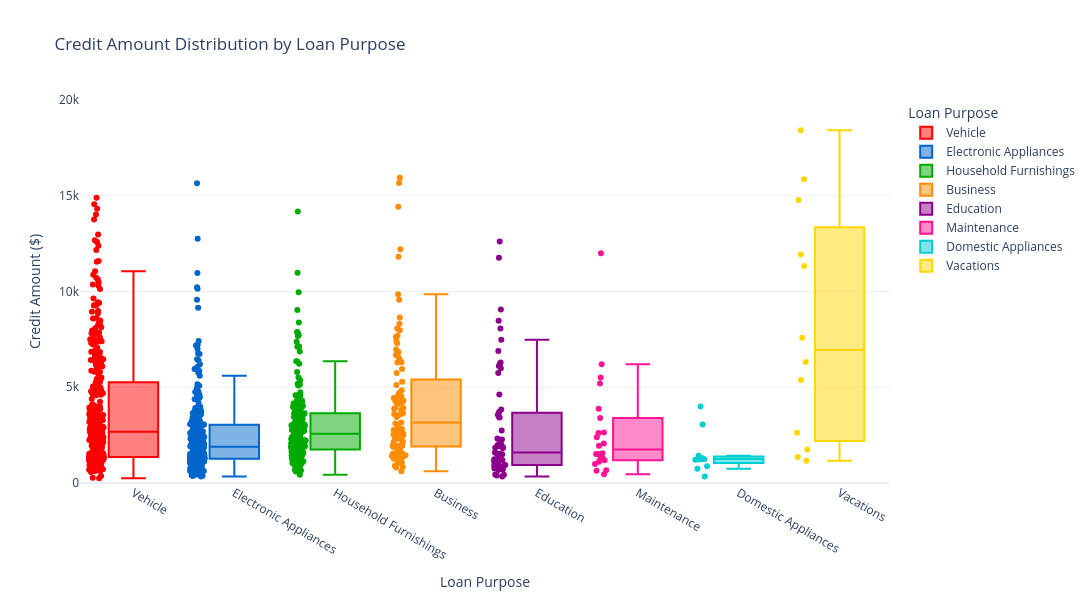

The notebook cell this image was saved under:
### Code cell
# Count of Credit amount Distribution by Loan Purpose
import plotly.express as px

# Get order by count (descending)
purpose_order = df['Loan_Purpose'].value_counts().index.tolist()

# Define bright color mapping
color_map = {
    'Vehicle': '#FF0000',
    'Electronic Appliances': '#0066CC',
    'Household Furnishings': '#00AA00',
    'Business': '#FF8C00',
    'Education': '#8B008B',
    'Maintenance': '#FF1493',
    'Domestic Appliances': '#00CED1',
    'Vacations': '#FFD700'
}

# Create the box plot
fig = px.box(df, 
             x='Loan_Purpose', 
             y='Credit amount',
             title='Credit Amount Distribution by Loan Purpose',
             labels={'Loan_Purpose': 'Loan Purpose', 'Credit amount': 'Credit Amount ($)'},
             color='Loan_Purpose',
             color_discrete_map=color_map,
             points='all',
             category_orders={'Loan_Purpose': purpose_order},  # Sort by count descending
             height=600,
             width=1100)

# Set y-axis range from 0 to 20,000
fig.update_layout(
    template='plotly_white',
    xaxis_title='Loan Purpose',
    yaxis_title='Credit Amount ($)',
    yaxis=dict(range=[0, 20000]),
    showlegend=True,
    legend=dict(title='Loan Purpose')
)

fig.show()

### Figure 1 — Plotly figure (JSON) as saved in the notebook; plotly's stock layout.template omitted (floating-point values rounded to 4 significant figures; data arrays with more than 128 entries replaced by an {"elided": "..."} marker saying what was removed)
{"data": [{"alignmentgroup": "True", "boxpoints": "all", "hovertemplate": "Loan Purpose=%{x}<br>Credit Amount ($)=%{y}<extra></extra>", "legendgroup": "Vehicle", "marker": {"color": "#FF0000"}, "name": "Vehicle", "notched": false, "offsetgroup": "Vehicle", "orientation": "v", "showlegend": true, "type": "box", "x": {"elided": "337 str values"}, "x0": " ", "xaxis": "x", "y": {"elided": "337 int values"}, "y0": " ", "yaxis": "y"}, {"alignmentgroup": "True", "boxpoints": "all", "hovertemplate": "Loan Purpose=%{x}<br>Credit Amount ($)=%{y}<extra></extra>", "legendgroup": "Electronic Appliances", "marker": {"color": "#0066CC"}, "name": "Electronic Appliances", "notched": false, "offsetgroup": "Electronic Appliances", "orientation": "v", "showlegend": true, "type": "box", "x": {"elided": "280 str values"}, "x0": " ", "xaxis": "x", "y": {"elided": "280 int values"}, "y0": " ", "yaxis": "y"}, {"alignmentgroup": "True", "boxpoints": "all", "hovertemplate": "Loan Purpose=%{x}<br>Credit Amount ($)=%{y}<extra></extra>", "legendgroup": "Household Furnishings", "marker": {"color": "#00AA00"}, "name": "Household Furnishings", "notched": false, "offsetgroup": "Household Furnishings", "orientation": "v", "showlegend": true, "type": "box", "x": {"elided": "181 str values"}, "x0": " ", "xaxis": "x", "y": {"elided": "181 int values"}, "y0": " ", "yaxis": "y"}, {"alignmentgroup": "True", "boxpoints": "all", "hovertemplate": "Loan Purpose=%{x}<br>Credit Amount ($)=%{y}<extra></extra>", "legendgroup": "Business", "marker": {"color": "#FF8C00"}, "name": "Business", "notched": false, "offsetgroup": "Business", "orientation": "v", "showlegend": true, "type": "box", "x": ["Business", "Business", "Business", "Business", "Business", "Business", "Business", "Business", "Business", "Business", "Business", "Business", "Business", "Business", "Business", "Business", "Business", "Business", "Business", "Business", "Business", "Business", "Business", "Business", "Business", "Business", "Business", "Business", "Business", "Business", "Business", "Business", "Business", "Business", "Business", "Business", "Business", "Business", "Business", "Business", "Business", "Business", "Business", "Business", "Business", "Business", "Business", "Business", "Business", "Business", "Business", "Business", "Business", "Business", "Business", "Business", "Business", "Business", "Business", "Business", "Business", "Business", "Business", "Business", "Business", "Business", "Business", "Business", "Business", "Business", "Business", "Business", "Business", "Business", "Business", "Business", "Business", "Business", "Business", "Business", "Business", "Business", "Business", "Business", "Business", "Business", "Business", "Business", "Business", "Business", "Business", "Business", "Business", "Business", "Business", "Business", "Business"], "x0": " ", "xaxis": "x", "y": [4308, 8072, 6836, 1913, 1264, 1391, 1953, 14421, 5954, 1568, 1412, 15945, 2622, 1410, 1449, 3566, 6967, 1935, 9572, 4455, 4591, 3844, 3915, 5117, 6568, 5293, 1908, 3104, 2978, 2767, 1185, 1258, 6304, 1076, 7629, 4439, 1743, 1542, 7685, 4272, 2326, 1449, 1887, 8648, 2292, 3448, 609, 1950, 2764, 1037, 8318, 2687, 4712, 806, 1572, 4241, 3863, 4526, 12204, 3652, 3914, 7980, 4221, 3609, 4139, 5742, 2580, 9857, 2503, 2528, 6416, 1275, 4280, 1797, 841, 1941, 1188, 907, 4165, 6681, 2375, 11816, 1559, 2169, 7409, 1382, 2825, 15672, 2442, 2142, 3161, 3590, 2145, 7297, 2427, 4844, 6289], "y0": " ", "yaxis": "y"}, {"alignmentgroup": "True", "boxpoints": "all", "hovertemplate": "Loan Purpose=%{x}<br>Credit Amount ($)=%{y}<extra></extra>", "legendgroup": "Education", "marker": {"color": "#8B008B"}, "name": "Education", "notched": false, "offsetgroup": "Education", "orientation": "v", "showlegend": true, "type": "box", "x": ["Education", "Education", "Education", "Education", "Education", "Education", "Education", "Education", "Education", "Education", "Education", "Education", "Education", "Education", "Education", "Education", "Education", "Education", "Education", "Education", "Education", "Education", "Education", "Education", "Education", "Education", "Education", "Education", "Education", "Education", "Education", "Education", "Education", "Education", "Education", "Education", "Education", "Education", "Education", "Education", "Education", "Education", "Education", "Education", "Education", "Education", "Education", "Education", "Education", "Education", "Education", "Education", "Education", "Education", "Education", "Education", "Education", "Education", "Education"], "x0": " ", "xaxis": "x", "y": [2096, 9055, 6110, 1819, 1977, 12612, 2012, 392, 6887, 339, 3414, 1501, 936, 902, 932, 1200, 3447, 2748, 701, 1864, 5743, 1136, 727, 1239, 11760, 8471, 719, 1244, 754, 448, 1238, 1532, 2273, 2319, 1199, 1927, 937, 1837, 3832, 1393, 750, 4623, 684, 7476, 1047, 1538, 1905, 1198, 433, 8065, 1410, 6224, 5998, 1597, 894, 795, 3711, 6288, 3565], "y0": " ", "yaxis": "y"}, {"alignmentgroup": "True", "boxpoints": "all", "hovertemplate": "Loan Purpose=%{x}<br>Credit Amount ($)=%{y}<extra></extra>", "legendgroup": "Maintenance", "marker": {"color": "#FF1493"}, "name": "Maintenance", "notched": false, "offsetgroup": "Maintenance", "orientation": "v", "showlegend": true, "type": "box", "x": ["Maintenance", "Maintenance", "Maintenance", "Maintenance", "Maintenance", "Maintenance", "Maintenance", "Maintenance", "Maintenance", "Maintenance", "Maintenance", "Maintenance", "Maintenance", "Maintenance", "Maintenance", "Maintenance", "Maintenance", "Maintenance", "Maintenance", "Maintenance", "Maintenance", "Maintenance"], "x0": " ", "xaxis": "x", "y": [6204, 5190, 1108, 639, 1288, 2613, 11998, 1190, 2058, 660, 3394, 1512, 5507, 996, 2384, 1308, 2631, 1555, 3872, 1943, 454, 1514], "y0": " ", "yaxis": "y"}, {"alignmentgroup": "True", "boxpoints": "all", "hovertemplate": "Loan Purpose=%{x}<br>Credit Amount ($)=%{y}<extra></extra>", "legendgroup": "Domestic Appliances", "marker": {"color": "#00CED1"}, "name": "Domestic Appliances", "notched": false, "offsetgroup": "Domestic Appliances", "orientation": "v", "showlegend": true, "type": "box", "x": ["Domestic Appliances", "Domestic Appliances", "Domestic Appliances", "Domestic Appliances", "Domestic Appliances", "Domestic Appliances", "Domestic Appliances", "Domestic Appliances", "Domestic Appliances", "Domestic Appliances", "Domestic Appliances", "Domestic Appliances"], "x0": " ", "xaxis": "x", "y": [1225, 1262, 1424, 1275, 1236, 343, 1217, 741, 3990, 3051, 1338, 874], "y0": " ", "yaxis": "y"}, {"alignmentgroup": "True", "boxpoints": "all", "hovertemplate": "Loan Purpose=%{x}<br>Credit Amount ($)=%{y}<extra></extra>", "legendgroup": "Vacations", "marker": {"color": "#FFD700"}, "name": "Vacations", "notched": false, "offsetgroup": "Vacations", "orientation": "v", "showlegend": true, "type": "box", "x": ["Vacations", "Vacations", "Vacations", "Vacations", "Vacations", "Vacations", "Vacations", "Vacations", "Vacations", "Vacations", "Vacations", "Vacations"], "x0": " ", "xaxis": "x", "y": [1164, 1755, 11938, 7582, 5381, 14782, 11328, 2629, 1358, 6314, 15857, 18424], "y0": " ", "yaxis": "y"}], "layout": {"boxmode": "overlay", "height": 600, "legend": {"title": {"text": "Loan Purpose"}, "tracegroupgap": 0}, "showlegend": true, "title": {"text": "Credit Amount Distribution by Loan Purpose"}, "width": 1100, "xaxis": {"anchor": "y", "categoryarray": ["Vehicle", "Electronic Appliances", "Household Furnishings", "Business", "Education", "Maintenance", "Domestic Appliances", "Vacations"], "categoryorder": "array", "domain": [0, 1], "title": {"text": "Loan Purpose"}}, "yaxis": {"anchor": "x", "domain": [0, 1], "range": [0, 20000], "title": {"text": "Credit Amount ($)"}}}}
